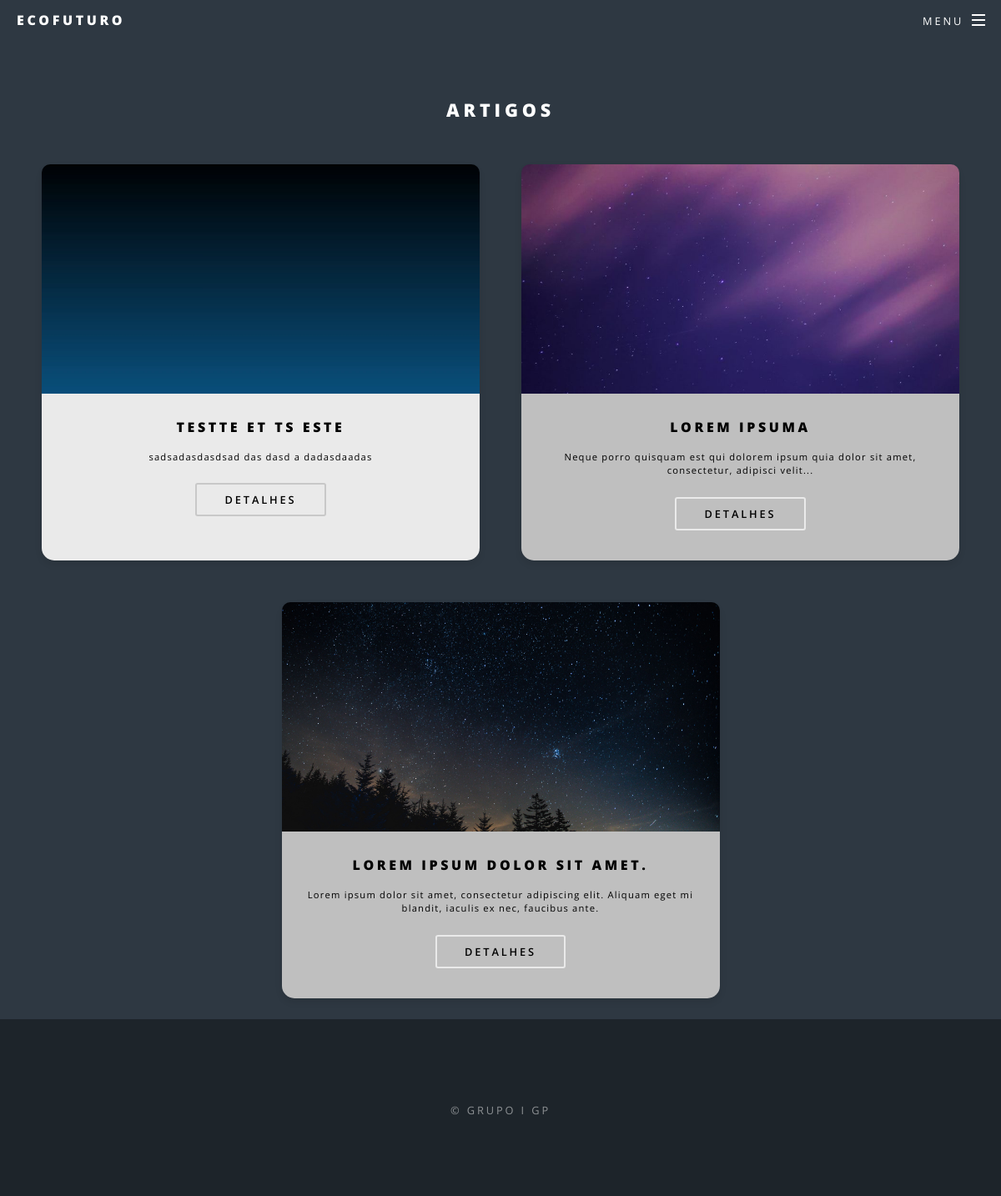
The app's page /articles.php with its own data.
### tables this page shows
CREATE TABLE IF NOT EXISTS `article` (
  `A_ID` int(10) NOT NULL AUTO_INCREMENT,
  `A_TITLE` varchar(255) NOT NULL,
  `A_COVER_IMG` varchar(255) NOT NULL,
  `A_DATE` datetime NOT NULL,
  `A_SMALL_DESCRIPTION` varchar(255) NOT NULL,
  `A_OPINION_NAME` varchar(255) DEFAULT NULL,
  `A_OPINION_TEXT` varchar(255) DEFAULT NULL,
  `A_DESCRIPTION_1` text NOT NULL,
  `A_IMG_1` varchar(255) DEFAULT NULL,
  `A_DESCRIPTION_2` text,
  `A_IMG_2` varchar(255) DEFAULT NULL,
  `A_DESCRIPTION_3` text,
  `A_IMG_3` varchar(255) DEFAULT NULL,
  `A_DESCRIPTION_4` text,
  PRIMARY KEY (`A_ID`)
);

### utils/config.php (called while the page is built)
<?php
$host = '127.0.0.1';
$user = 'root';
$pwd = 'root';
$db = 'gp';

### utils/DBWrapper.php (called while the page is built, shortened)
<?php
require_once 'config.php';
class DBWrapper {
    private $DBH;
    public function __construct() {
        global $host, $user, $pwd, $db;
        try {
            $this->DBH = new PDO("mysql:host={$host};dbname={$db};charset=utf8", $user, $pwd);
            $this->DBH->setAttribute(PDO::ATTR_ERRMODE, PDO::ERRMODE_EXCEPTION);
        } catch (PDOException $pdoe) {
            echo "Erro na conexão: " . $pdoe->getMessage();
        }
    }
    public function getDBHandler() {
        return $this->DBH;
    }
}
?>

### repositories/Article.php (the view, shortened to what this page needs)
<?php
require_once './utils/DBWrapper.php';
class Article
{
    private $db;
    public function __construct()
    {
        $this->db = (new DBWrapper())->getDBHandler();
    }
    public function getAllArticles()
    {
        $sql = "SELECT * FROM article ORDER BY A_DATE ASC";
        $stmt = $this->db->query($sql);
        return $stmt->fetchAll(PDO::FETCH_ASSOC);
    }
    public function generateArticlesHTML()
    {
        $articles = $this->getAllArticles();
        $html = '';
        foreach ($articles as $article) {
            $html .= '<div class="card">';
            $html .= '<img src="' . htmlspecialchars($article['A_COVER_IMG']) . '" alt="' . htmlspecialchars($article['A_TITLE']) . '">';
            $html .= '<div class="card-content">';
            $html .= '<div><h4>' . htmlspecialchars($article['A_TITLE']) . '</h4>';
            $html .= '<p class="card-description">' . htmlspecialchars($article['A_SMALL_DESCRIPTION']) . '</p></div>';
            $html .= '<div class="button-section">';
            $html .= '<a class="col-12 button" href="article-details.php?id=' . htmlspecialchars($article['A_ID']) . '">Detalhes</a>';
            $html .= '</div>';
            $html .= '</div>';
            $html .= '</div>';
        }
        return $html;
    }
}
?>

### records on screen
article: A_COVER_IMG (picture), A_TITLE "TESTTE ET TS ESTE", A_SMALL_DESCRIPTION "sadsadasdasdsad das dasd a dadasdaadas"
article: A_COVER_IMG (picture), A_TITLE "LOREM IPSUMA", A_SMALL_DESCRIPTION "Neque porro quisquam est qui dolorem ipsum quia dolor sit amet, consectetur, adipisci velit..."
article: A_COVER_IMG (picture), A_TITLE "LOREM IPSUM DOLOR SIT AMET.", A_SMALL_DESCRIPTION "Lorem ipsum dolor sit amet, consectetur adipiscing elit. Aliquam eget mi blandit, iaculis ex nec, faucibus ante."
